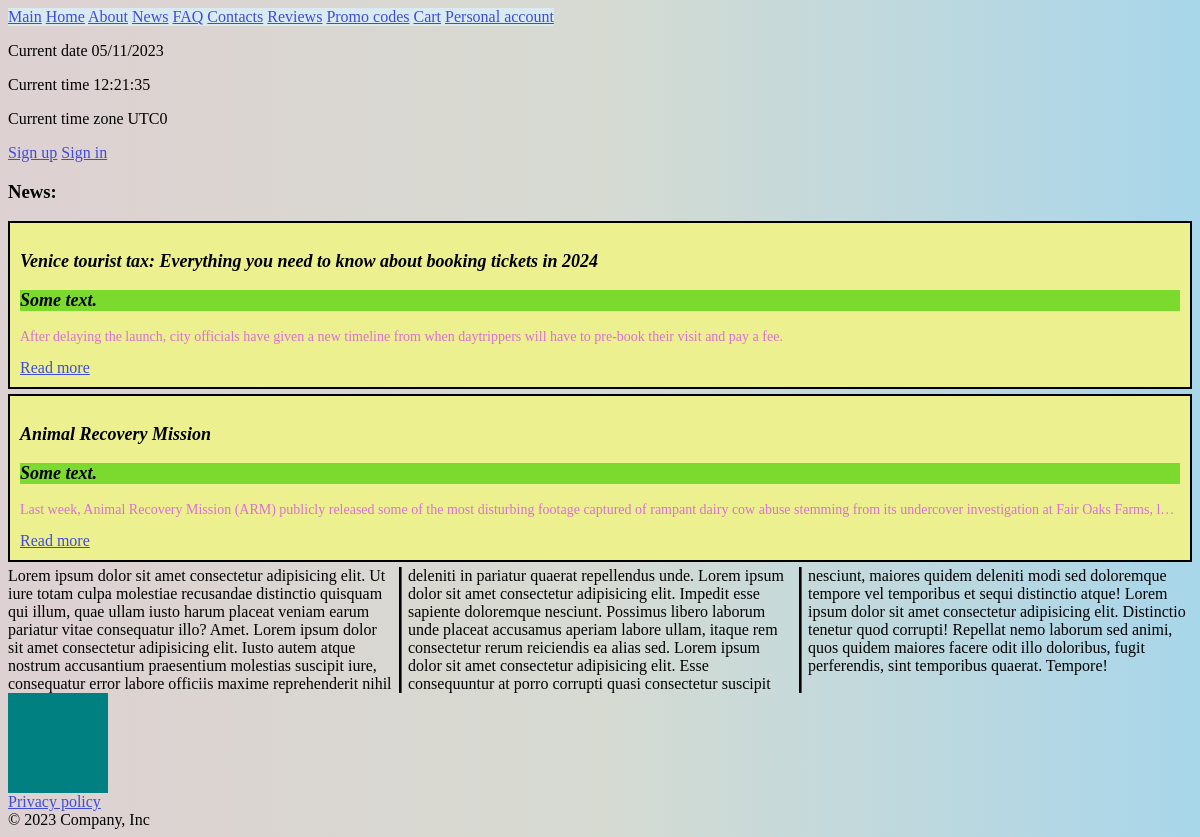
/info/news, run on an earlier commit of the app's database.
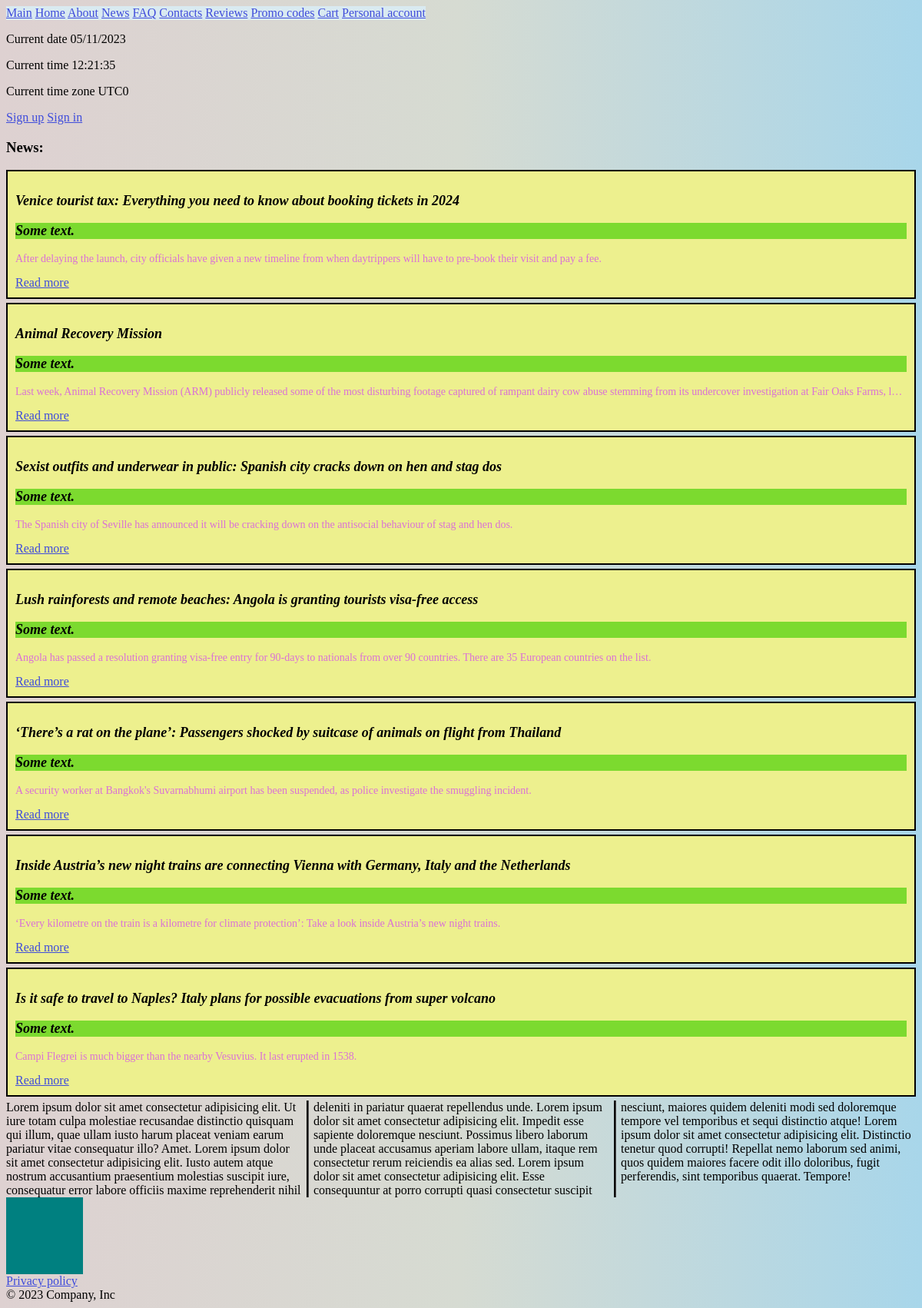
And on a later commit of the database.
### info/models.py (models this page shows)
class News(models.Model):
    name = models.CharField(max_length=100)
    brief_description = models.CharField(max_length=200)
    url = models.URLField()

### info/views.py (the view)
# urls.py: path('news', views.news_view, name='news_view'),
def news_view(request):
    news = News.objects.all()
    return render(request, "news.html", {'news': news})

### info/templates/news.html (shortened to what this page needs)
{% extends "base.html" %}
{% load static %}
{% block additional_head %}
<link href="{% static 'css/news.css' %}" rel="stylesheet">
{% endblock %}
{% block content %}
<h3>News:</h3>
<section>
    {% for n in news %}
    <article class="news" itemscope itemtype="https://schema.org/NewsArticle">
        <div>
            <h3 itemprop="headline">{{ n.name }}</h3>
        </div>
        <h3>Some text.</h3>
        <div class="news_description">
            <p class="clip" itemprop="description">{{ n.brief_description }}</p>
        </div>
        <a href={{ n.url }}>Read more</a>
    </article>
    {% endfor %}
</section>
<div class="container">Lorem ipsum dolor sit amet consectetur adipisicing elit. Ut iure totam culpa molestiae recusandae
    distinctio quisquam qui illum, quae ullam iusto harum placeat veniam earum pariatur vitae consequatur illo? Amet.
    Lorem ipsum dolor sit amet consectetur adipisicing elit. Iusto autem atque nostrum accusantium praesentium molestias
    suscipit iure, consequatur error labore officiis maxime reprehenderit nihil deleniti in pariatur quaerat repellendus
    unde. Lorem ipsum dolor sit amet consectetur adipisicing elit. Impedit esse sapiente doloremque nesciunt. Possimus
    libero laborum unde placeat accusamus aperiam labore ullam, itaque rem consectetur rerum reiciendis ea alias sed.
    Lorem ipsum dolor sit amet consectetur adipisicing elit. Esse consequuntur at porro corrupti quasi consectetur
    suscipit nesciunt, maiores quidem deleniti modi sed doloremque tempore vel temporibus et sequi distinctio atque!
    Lorem ipsum dolor sit amet consectetur adipisicing elit. Distinctio tenetur quod corrupti! Repellat nemo laborum sed
    animi, quos quidem maiores facere odit illo doloribus, fugit perferendis, sint temporibus quaerat. Tempore!</div>
<div id="box"></div>
{% endblock %}

What changed in the data, as far as the page shows it:
added News: name "Sexist outfits and underwear in public: Spanish city cracks down on hen and stag dos", brief_description "The Spanish city of Seville has announced it will be cracking down on the antisocial behaviour of stag and hen dos."
added News: name "Lush rainforests and remote beaches: Angola is granting tourists visa-free access", brief_description "Angola has passed a resolution granting visa-free entry for 90-days to nationals from over 90 countries. There are 35 European countries on the list."
added News: name "‘There’s a rat on the plane’: Passengers shocked by suitcase of animals on flight from Thailand", brief_description "A security worker at Bangkok's Suvarnabhumi airport has been suspended, as police investigate the smuggling incident."
added News: name "Inside Austria’s new night trains are connecting Vienna with Germany, Italy and the Netherlands", brief_description "‘Every kilometre on the train is a kilometre for climate protection’: Take a look inside Austria’s new night trains."
added News: name "Is it safe to travel to Naples? Italy plans for possible evacuations from super volcano", brief_description "Campi Flegrei is much bigger than the nearby Vesuvius. It last erupted in 1538."
